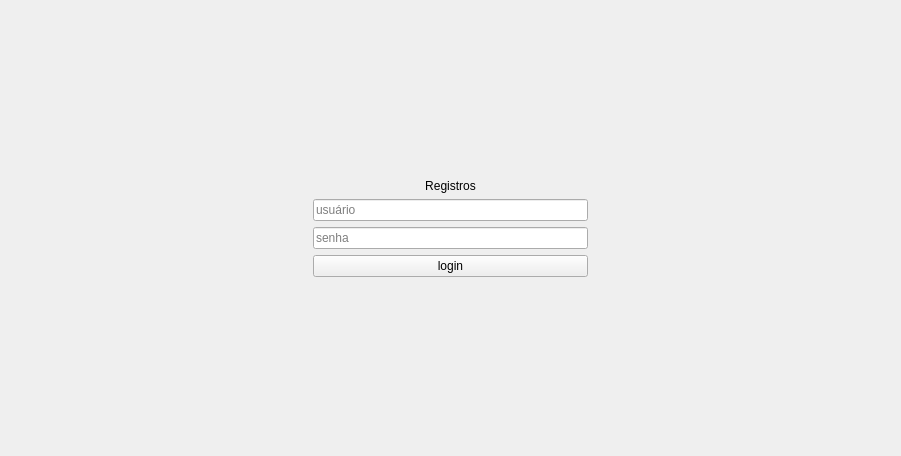
<?xml version="1.0" encoding="UTF-8"?>
<ui version="4.0">
 <class>Login</class>
 <widget class="QWidget" name="Login">
  <property name="geometry">
   <rect>
    <x>0</x>
    <y>0</y>
    <width>901</width>
    <height>456</height>
   </rect>
  </property>
  <property name="windowTitle">
   <string>Form</string>
  </property>
  <layout class="QHBoxLayout" name="horizontalLayout">
   <item>
    <spacer name="horizontalSpacer">
     <property name="orientation">
      <enum>Qt::Horizontal</enum>
     </property>
     <property name="sizeHint" stdset="0">
      <size>
       <width>40</width>
       <height>20</height>
      </size>
     </property>
    </spacer>
   </item>
   <item>
    <widget class="QWidget" name="widget" native="true">
     <layout class="QVBoxLayout" name="verticalLayout">
      <item>
       <spacer name="verticalSpacer">
        <property name="orientation">
         <enum>Qt::Vertical</enum>
        </property>
        <property name="sizeHint" stdset="0">
         <size>
          <width>20</width>
          <height>40</height>
         </size>
        </property>
       </spacer>
      </item>
      <item>
       <widget class="QLabel" name="label">
        <property name="text">
         <string>Registros</string>
        </property>
        <property name="alignment">
         <set>Qt::AlignCenter</set>
        </property>
       </widget>
      </item>
      <item>
       <widget class="QLineEdit" name="lineUsername">
        <property name="placeholderText">
         <string>usuário</string>
        </property>
       </widget>
      </item>
      <item>
       <widget class="QLineEdit" name="linePassword">
        <property name="echoMode">
         <enum>QLineEdit::Password</enum>
        </property>
        <property name="placeholderText">
         <string>senha</string>
        </property>
       </widget>
      </item>
      <item>
       <widget class="QPushButton" name="btnLogin">
        <property name="text">
         <string>login</string>
        </property>
       </widget>
      </item>
      <item>
       <spacer name="verticalSpacer_2">
        <property name="orientation">
         <enum>Qt::Vertical</enum>
        </property>
        <property name="sizeHint" stdset="0">
         <size>
          <width>20</width>
          <height>40</height>
         </size>
        </property>
       </spacer>
      </item>
     </layout>
    </widget>
   </item>
   <item>
    <spacer name="horizontalSpacer_2">
     <property name="orientation">
      <enum>Qt::Horizontal</enum>
     </property>
     <property name="sizeHint" stdset="0">
      <size>
       <width>40</width>
       <height>20</height>
      </size>
     </property>
    </spacer>
   </item>
  </layout>
 </widget>
 <resources/>
 <connections/>
</ui>
